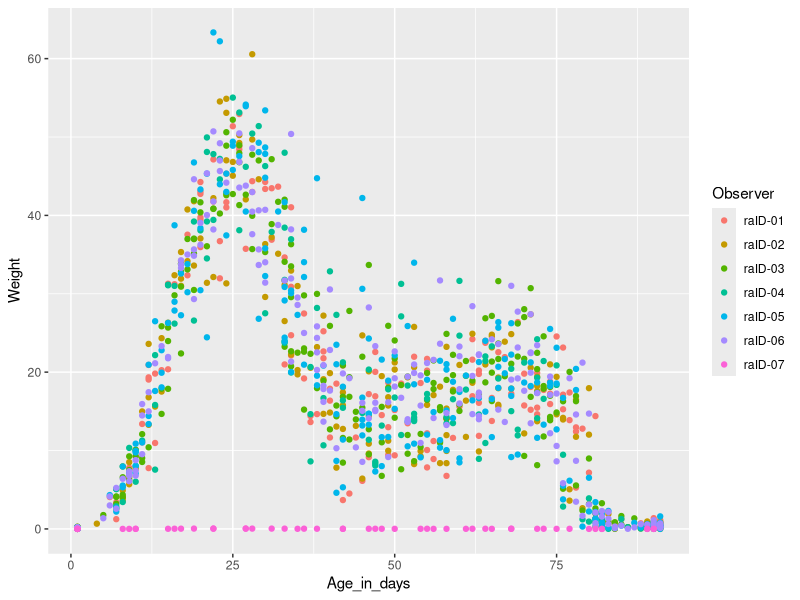
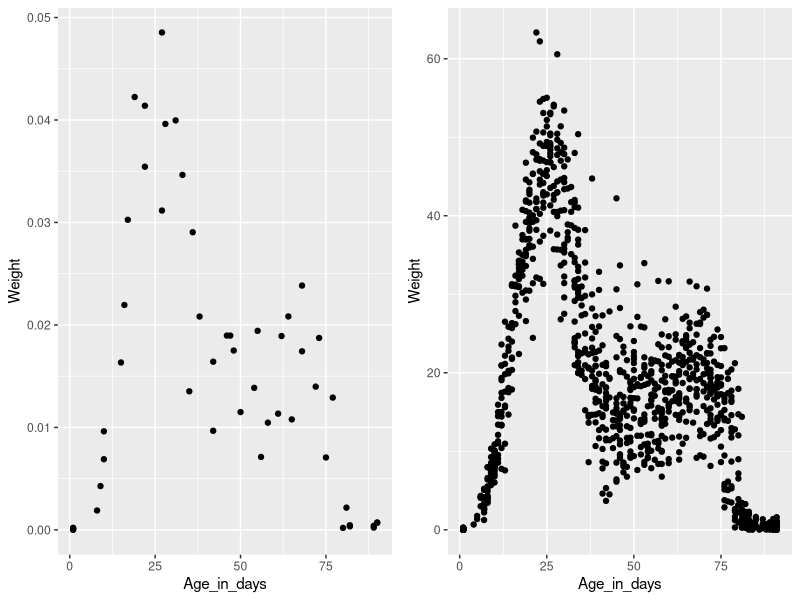
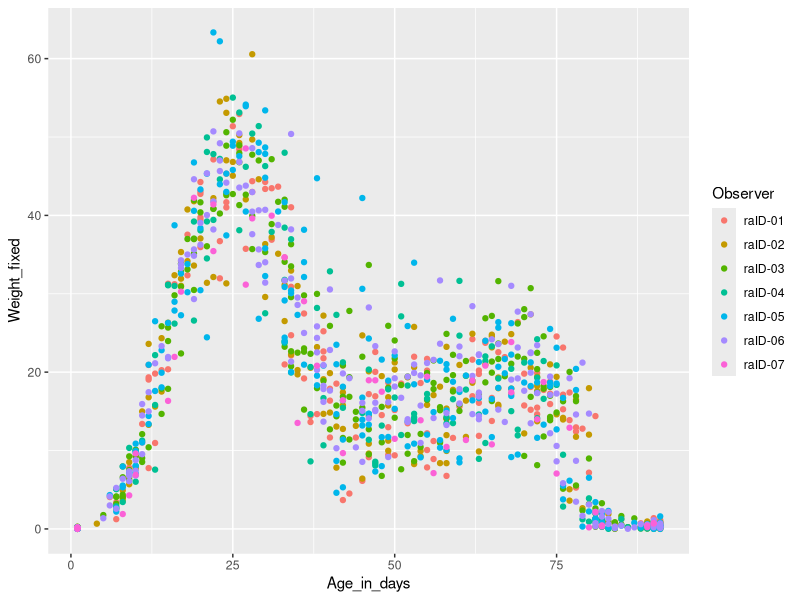
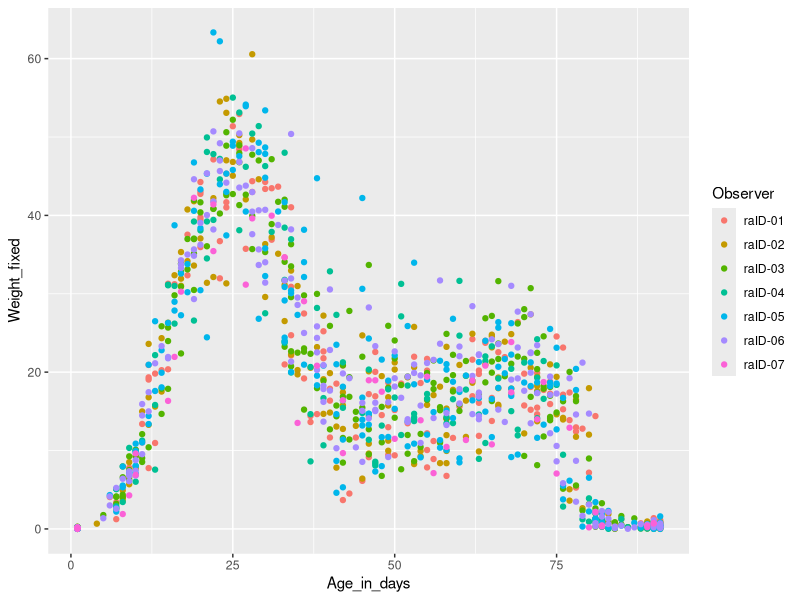

These figures' R source, in order:
#Loading libraries 
library(tidyverse)
library(readxl)

#Reading in data per usual
cb_data <- read_xlsx(path = "CB_data_2023.xlsx",
                     skip = 11,
                     na = "-99")

#dplyr continued 
#Next verb: mutate
#Use mutate to create new variables (columns)
#Here creating Weight variable in kg instead of grams
cb_data %>% 
  mutate(Weight_kg = Weight / 1000) %>% 
  select(Weight, Weight_kg) %>% 
  view()

#Create multiple new columns at once
cb_data %>% 
  mutate(grams_per_m3 = Weight / Volume, 
         grams_per_m3_sq = grams_per_m3^2,
         grams_per_m3_sq_log2 = log2(grams_per_m3_sq)) %>% 
  view()
  
#Returning to the issue regarding the wonky weight obs
ggplot(cb_data, 
       aes(x = Age_in_days,
           y = Weight)) +
  geom_point(aes(color = Observer))

#Lets make two plots
#One with only "raID-07"
#One with all other Observers
#plot side-by-side
p1 <- cb_data %>% 
  filter(Observer == "raID-07") %>% 
  ggplot(aes(x = Age_in_days,
             y = Weight)) +
  geom_point()

p2 <- cb_data %>% 
  filter(Observer != "raID-07") %>% 
  ggplot(aes(x = Age_in_days,
             y = Weight)) +
  geom_point()

cowplot::plot_grid(p1, p2)

#Use mutate() to create new variable fixing the issue
#ifelse() helps create variable based on values of other variable
cb_data_fixed <- cb_data %>% 
  mutate(Weight_fixed = ifelse(Observer == "raID-07",
                               Weight * 1000, 
                               Weight))

#plot new variable
cb_data_fixed %>%
  ggplot(aes(x = Age_in_days,
             y = Weight_fixed)) +
  geom_point(aes(color = Observer))

#Steps piped together
cb_data %>% 
  mutate(Weight_fixed = ifelse(Observer == "raID-07",
                               Weight * 1000, 
                               Weight)) %>% 
  ggplot(aes(x = Age_in_days,
             y = Weight_fixed)) +
  geom_point(aes(color = Observer))

#Mutate adds new variables at the end of tibble
#Transmute keeps only new variables
cb_data %>% 
  transmute(WV_sum = Weight + Volume,
            WV_diff = Weight - Volume)

#What happens here?
cb_data %>% 
  mutate(mean_Age = mean(Age_in_days)) %>% 
  view()

#Next verb is summarise (or summarize)
#Used to calculate summary statistics
cb_data %>% 
  summarise(mean(Age_in_days))

#Output can be named (column name)
cb_data %>% 
  summarise(mean_Age = mean(Age_in_days))

#Summarise is most useful together with group_by
cb_data %>% 
  group_by(`Phase (color)`) %>% 
  summarise(mean_Age = mean(Age_in_days))

#Multiple summary stats can be calculated at the same time
#n() function counts number of obs per group
cb_data %>% 
  group_by(`Phase (color)`) %>% 
  summarise(mean_Age = mean(Age_in_days),
            stdev_Age = sd(Age_in_days),
            n = n())

#And can be combined with logical operations
#The sum() functions counts number of obs that are "TRUE"
cb_data %>% 
  group_by(`Phase (color)`) %>% 
  summarise(sum(Age_in_days > 10))

#mean() gives proportion of "TRUE"
cb_data %>% 
  group_by(`Phase (color)`) %>% 
  summarise(mean(Age_in_days > 10))

#We can also group by multiple variables
#Now groups are all combinations of phase and observer 
cb_data %>% 
  group_by(`Phase (color)`, Observer) %>% 
  summarise(mean(Age_in_days)) %>% 
  view()

#What happens here?
cb_data %>% 
  group_by(`Phase (color)`) %>% 
  summarise(mean(Volume))

#NAs are "contagious"; if any NA calculations will be NA
#Solution with filter
cb_data %>% 
  filter(!is.na(Volume)) %>% 
  group_by(`Phase (color)`) %>% 
  summarise(mean(Volume))

#Use na.rm (na remove) to change default behavior
cb_data %>% 
  group_by(`Phase (color)`) %>% 
  summarise(mean(Volume, na.rm = TRUE))

#group_by can be used with other functions than summarise
#Used with mutate can be helpful if summary + original data is wanted
cb_data %>% 
  group_by(`Phase (color)`) %>% 
  mutate(mean_Vol = mean(Volume, na.rm = TRUE)) %>% 
  arrange(`Phase (color)`) %>% 
  view()

cb_data %>% 
  group_by(`Phase (color)`) %>% 
  count()

#Use ungroup() to remove grouping
cb_data %>% 
  group_by(`Phase (color)`) %>% 
  mutate(mean_vol = mean(Volume, na.rm = TRUE)) %>% 
  ungroup() %>% 
  mutate(grand_mean_vol = mean(Volume, na.rm = TRUE)) %>% 
  view()

#Sometimes we want to use summarise to summarize summaries. 
